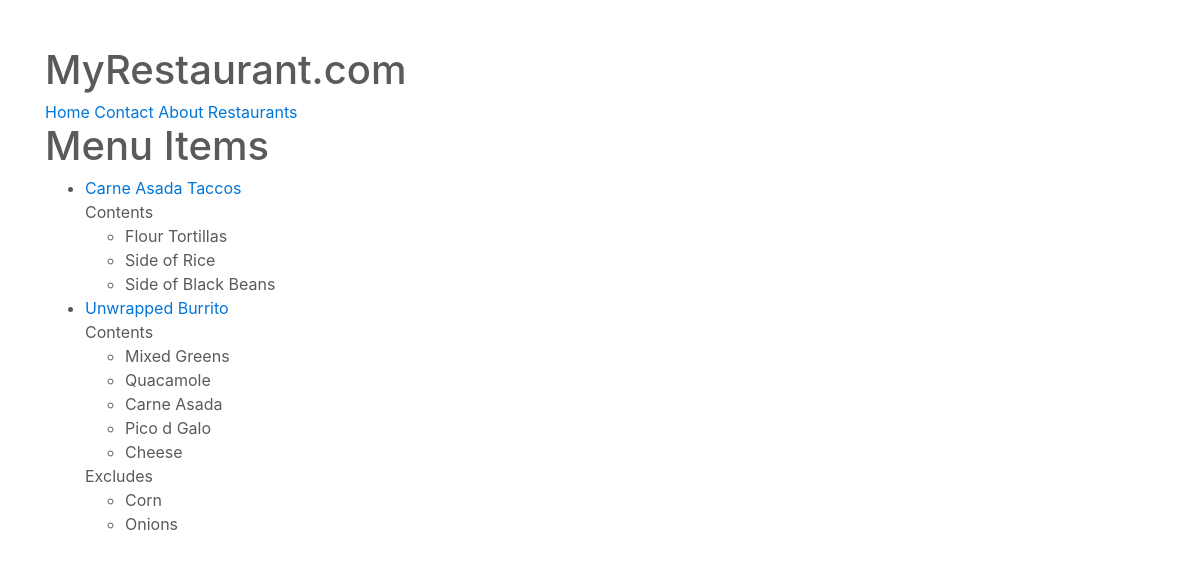
Before: /items/ (signed in) with the older database file.
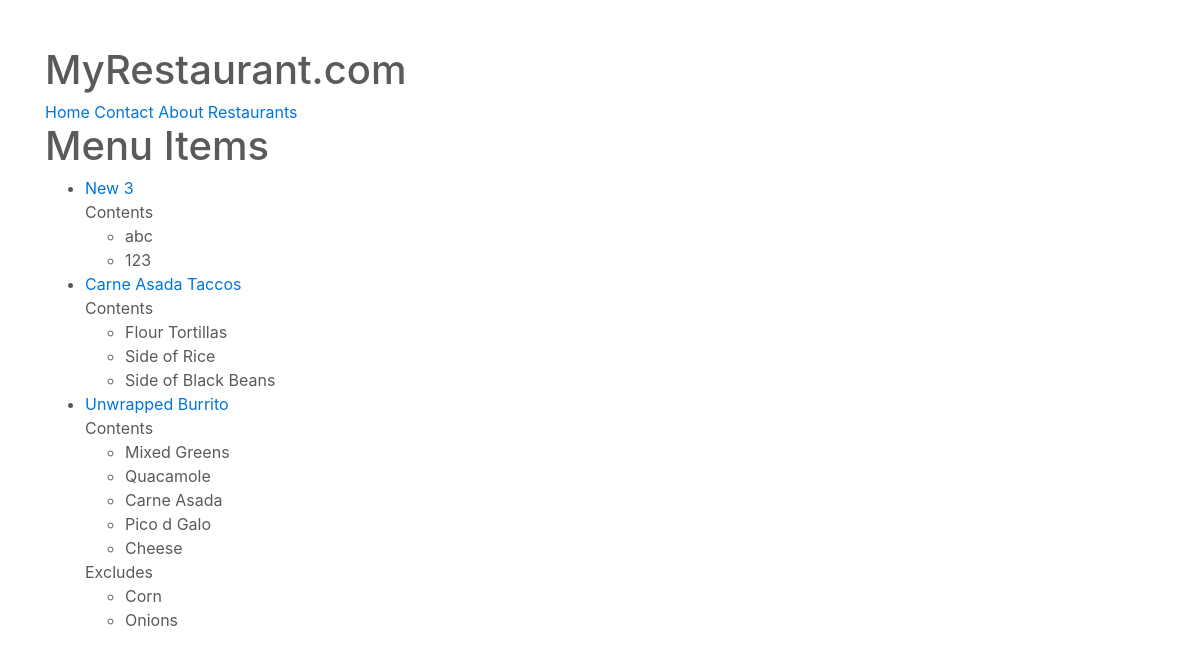
After: the same page with the newer database file.
### menus/models.py (models this page shows)
class Item(models.Model):
	user 			= models.ForeignKey(User)
	restaurant		= models.ForeignKey(RestaurantLocation)
	name			= models.CharField(max_length=120)
	contents		= models.TextField(help_text='seperate each item by comma')
	excludes		= models.TextField(blank=True, null=True, help_text='seperate each item by comma')
	public			= models.BooleanField(default=True)
	timestamp		= models.DateTimeField(auto_now_add=True)
	updated			= models.DateTimeField(auto_now=True)
	def get_absolute_url(self):
		return reverse('menus:detail', kwargs={'pk': self.pk})
	class Meta:
		ordering = ['-updated', '-timestamp']
	def get_contents(self):
		return self.contents.split(",")
	def get_excludes(self):
		return self.excludes.split(",")

### menus/views.py (the view)
class ItemListView(ListView):
	def get_queryset(self):
		return Item.objects.filter(user=self.request.user)

### menus/templates/menus/item_list.html (shortened to what this page needs)
{% extends "base.html" %}
{% block content %}
<h1>Menu Items</h1>
<ul>
	{% for obj in object_list %}
		<li><a href='{{ obj.get_absolute_url }}'>{{ obj.name }}</a><br/>
			{% if obj.contents %}
			Contents
			<ul>
				{% for item in obj.get_contents %}
				<li>{{ item }}</li>
				{% endfor %}
			</ul>
			{% endif %}
			{% if obj.excludes %}
			Excludes
			<ul>
				{% for item in obj.get_excludes %}
				<li>{{ item }}</li>
				{% endfor %}
			</ul>
			{% endif %}
		</li>
	{% endfor %}
</ul>
{% endblock %}

Changed rows visible on the page:
added Item: name "New 3", get_contents "abc" "123"
